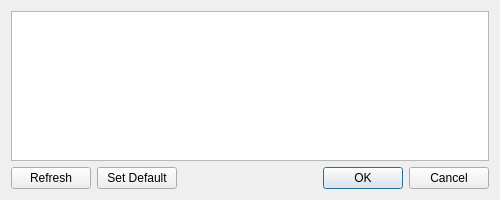
<?xml version="1.0" encoding="UTF-8"?>
<ui version="4.0">
 <class>Dialog</class>
 <widget class="QDialog" name="Dialog">
  <property name="geometry">
   <rect>
    <x>0</x>
    <y>0</y>
    <width>500</width>
    <height>200</height>
   </rect>
  </property>
  <property name="windowTitle">
   <string>Connect</string>
  </property>
  <layout class="QGridLayout" name="gridLayout">
   <item row="0" column="0" colspan="3">
    <widget class="QTableView" name="tableViewUsbPorts">
     <attribute name="horizontalHeaderVisible">
      <bool>true</bool>
     </attribute>
     <attribute name="horizontalHeaderDefaultSectionSize">
      <number>250</number>
     </attribute>
     <attribute name="horizontalHeaderHighlightSections">
      <bool>false</bool>
     </attribute>
     <attribute name="horizontalHeaderStretchLastSection">
      <bool>true</bool>
     </attribute>
     <attribute name="verticalHeaderHighlightSections">
      <bool>false</bool>
     </attribute>
    </widget>
   </item>
   <item row="1" column="0">
    <widget class="QPushButton" name="pushButtonRefresh">
     <property name="text">
      <string>Refresh</string>
     </property>
    </widget>
   </item>
   <item row="1" column="1">
    <widget class="QPushButton" name="pushButtonSetDefault">
     <property name="text">
      <string>Set Default</string>
     </property>
    </widget>
   </item>
   <item row="1" column="2">
    <widget class="QDialogButtonBox" name="buttonBox">
     <property name="orientation">
      <enum>Qt::Horizontal</enum>
     </property>
     <property name="standardButtons">
      <set>QDialogButtonBox::Cancel|QDialogButtonBox::Ok</set>
     </property>
    </widget>
   </item>
  </layout>
 </widget>
 <resources/>
 <connections>
  <connection>
   <sender>buttonBox</sender>
   <signal>accepted()</signal>
   <receiver>Dialog</receiver>
   <slot>accept()</slot>
   <hints>
    <hint type="sourcelabel">
     <x>248</x>
     <y>254</y>
    </hint>
    <hint type="destinationlabel">
     <x>157</x>
     <y>274</y>
    </hint>
   </hints>
  </connection>
  <connection>
   <sender>buttonBox</sender>
   <signal>rejected()</signal>
   <receiver>Dialog</receiver>
   <slot>reject()</slot>
   <hints>
    <hint type="sourcelabel">
     <x>316</x>
     <y>260</y>
    </hint>
    <hint type="destinationlabel">
     <x>286</x>
     <y>274</y>
    </hint>
   </hints>
  </connection>
 </connections>
</ui>
